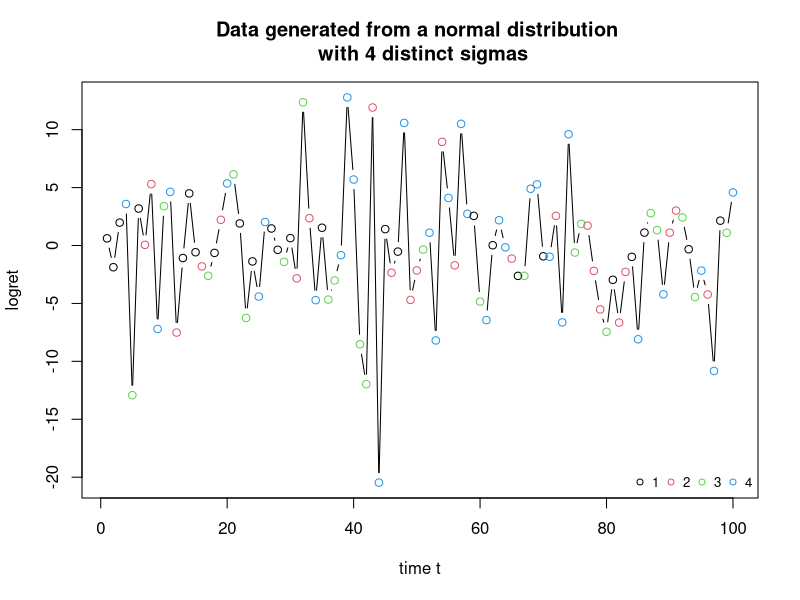

Source code (R): (Note: this script raises an error after producing the figure.)
# gerador dos dados 
norm.generator <- function(sigma, n = 1){
  
  u1 = runif(n); u2 = runif(n)
  z = sqrt(-2*log(u1))*cos(2*pi*u2)
  x = z*sigma
  
  return(x)
}

logret = numeric(100)
gr = numeric(100)

sigma = c(2,4,6,8) # valores de sigma escolhidos

for(t in 1:100){
  u = runif(1)
  aux = cut(u, breaks = c(0, 0.25, 0.5, 0.75, Inf), labels = c(1, 2, 3, 4))
  
  gr[t] = aux
  logret[t] = norm.generator(sigma = sigma[as.numeric(aux)])
}

df = data.frame(logret, gr, t = 1:100)
df$gr = as.factor(df$gr)

plot(df$t, df$logret, col = df$gr, type = 'b', xlab = 'time t', ylab = 'logret',
     main = 'Data generated from a normal distribution \n with 4 distinct sigmas')
legend('bottomright', legend = levels(df$gr), col = 1:4, cex = 0.8, pch = 1, bty = 'n', horiz = TRUE)

# b) 

mod <- depmix(logret ~ 1, family = gaussian(), nstates = 4, data = df)
set.seed(1)
fm2 <- fit(mod, verbose = FALSE)

summary(fm2)
print(fm2)

# Classification (inference task)
probs <- posterior(fm2)             # Compute probability of being in each state
head(probs)
rowSums(head(probs)[,2:5])          # Check that probabilities sum to 1

table(paste0('i', df$gr), paste0('s', probs$state))
